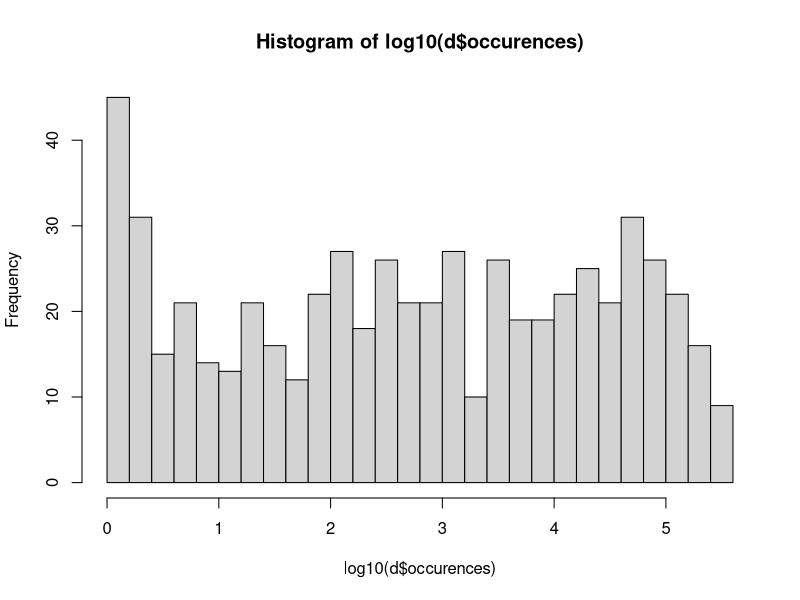
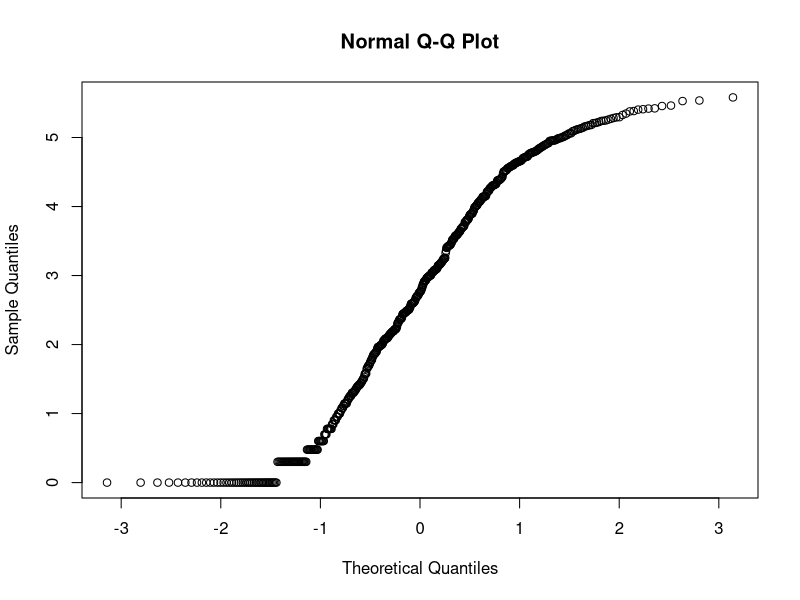
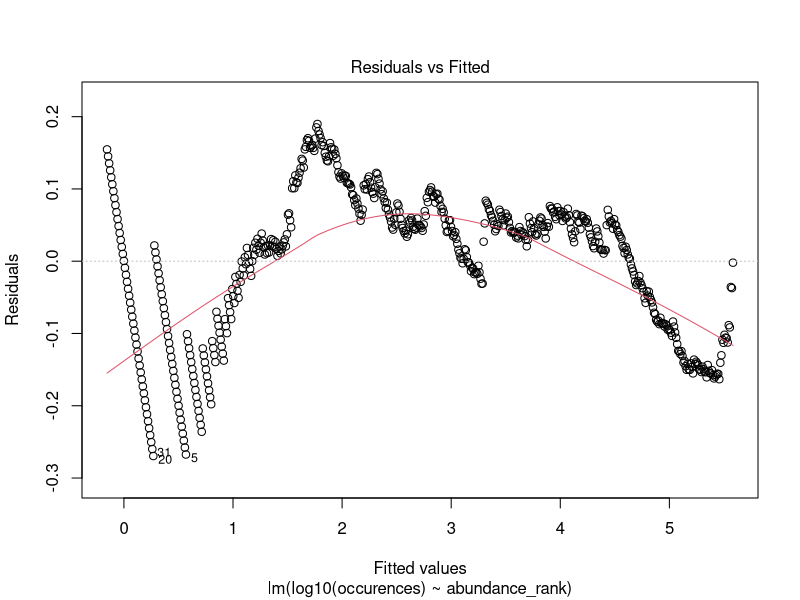
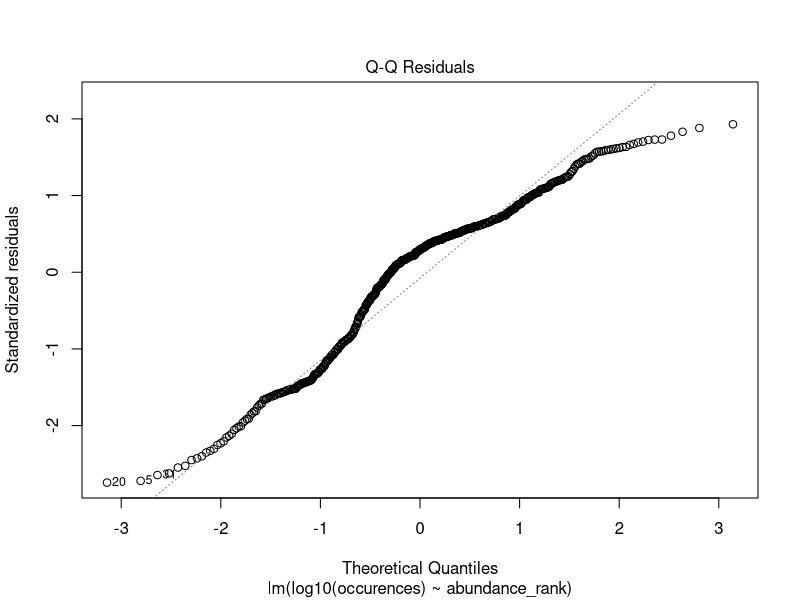
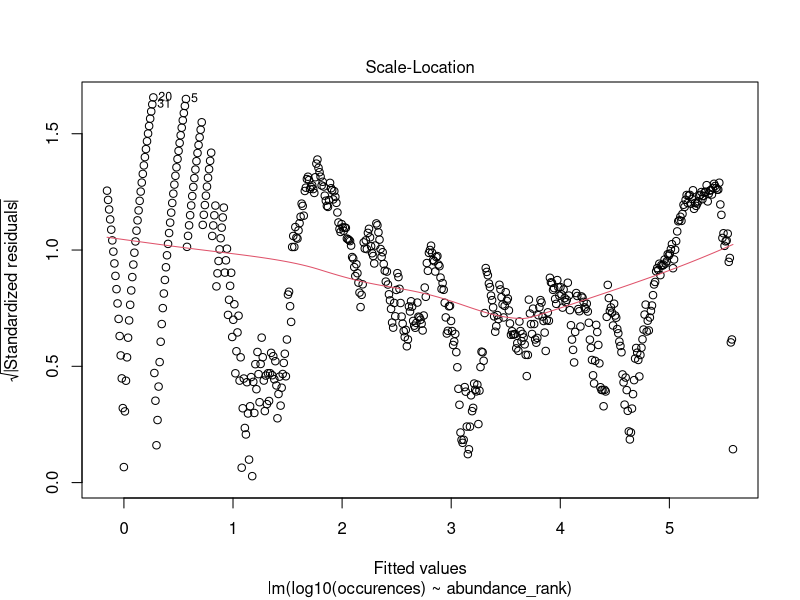
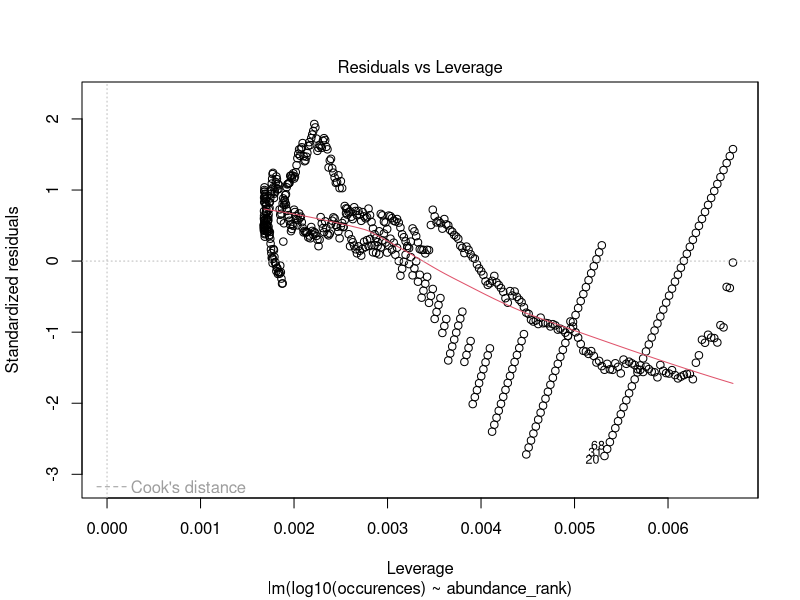
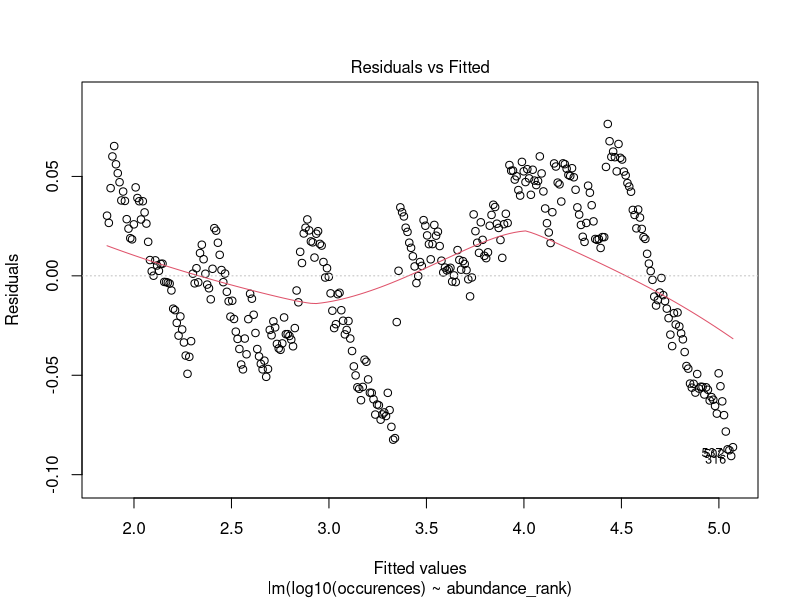
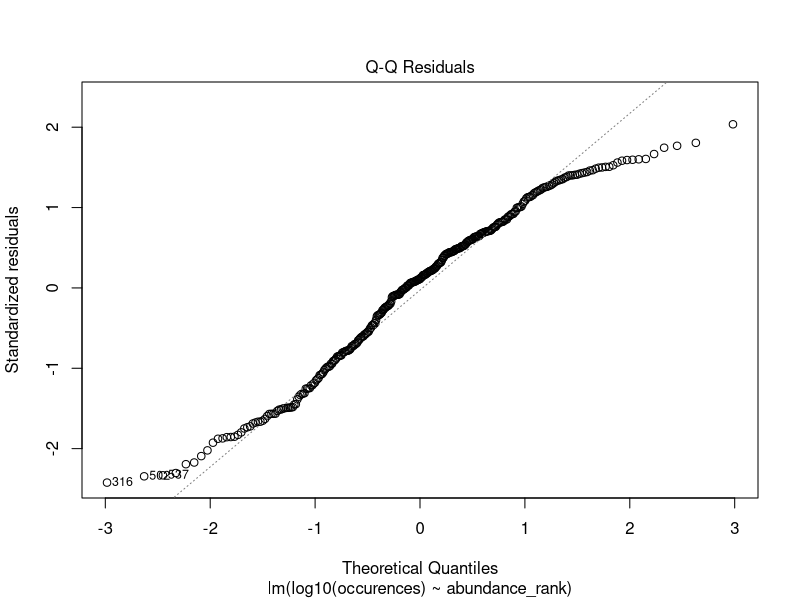

The R script that drew these images, in order: (Note: this script raises an error after producing the figures.)
rm(list=ls())

wng <- read.csv('ranked_species_waarnemingen.csv')
wng <- wng[,-c(2,6,7,8)]

ebird <- read.csv('ranked_species_ebird.csv')
ebird <- ebird[,-c(2,6,7)]

inat <- read.csv('ranked_species_inaturalist.csv')
inat <- inat[,-c(2,6,7)]

d <- rbind(wng, ebird, inat)
dt <- aggregate(occurences ~ species, data=d, sum)
idx <- which(duplicated(d$species))
d <- d[-idx,]

d2 <- merge(dt, d, by='species', all.x=TRUE)
d2 <- d2[,-c(3)]
colnames(d2)[2] <- 'occurences'
d <- d2

anyNA(d$species)
anyDuplicated(d$species)

#order data set by number of occurrence records and add abundance rank column
d <- d[order(d$occurences, decreasing=TRUE),]
d$abundance_rank <- 1:nrow(d)

hist(log10(d$occurences), breaks=20)
qqnorm(y=log10(d$occurences))

#fit a geometric series model for the rank abundance curve

mod1 <- lm( log10(occurences) ~ abundance_rank, data=d)
summary(mod1)
plot(mod1) #fit is not so good
predictions1 <- predict(mod1, abundance_rank= 1:nrow(d))

#try cutting off tails of rare and common species and refitting
dt <- d[50:400,]
mod2 <- lm( log10(occurences) ~ abundance_rank, data=dt)
summary(mod2)
plot(mod2) #fit is better for this range in the data
simdat <- data.frame(abundance_rank= 1:nrow(d))
predictions2 <- predict(mod2, simdat)
coefs <- coefficients(mod2)

#create a step plot for log10abundance vs. abundance rank
ggplot(data=d, aes(x=abundance_rank, y=occurences))+
  geom_step(lwd=0.5)+
  geom_line(aes(y=10^predictions2, x=1:nrow(d)), lwd=0.5, lty=2, col='red')+
  xlab('species abundance rank')+
  ylab('log10(species abundance)')+
  scale_x_continuous(breaks=seq(0,600,by=100))+
  annotate(geom='text',col='red',x=350,y=100000,label='log10(species abundance) =')+
  annotate(geom='text',col='red',x=350,y=40000,label='5.53 - 0.00917 x species rank')+
  scale_y_log10(guide='axis_logticks', breaks=c(1,1e1,1e2,1e3,1e4,1e5), labels=c('1','10','100','1,000','10,000','100,000'))+
  theme_bw()


#compute the Shannon information for each species in the dataset
N <- sum(d$occurences)
d$shannon_info <- log2(N) - log2(d$occurences)
hist(d$shannon_info, breaks=20)
p_vec <- 2^(-d$shannon_info)*d$shannon_info 
sum(p_vec)/log2(nrow(d)) #76% of the theoretical maximum entropy distribution (ie discrete uniform)

write.csv(d, file='ranked_species_combined.csv', row.names=FALSE)
